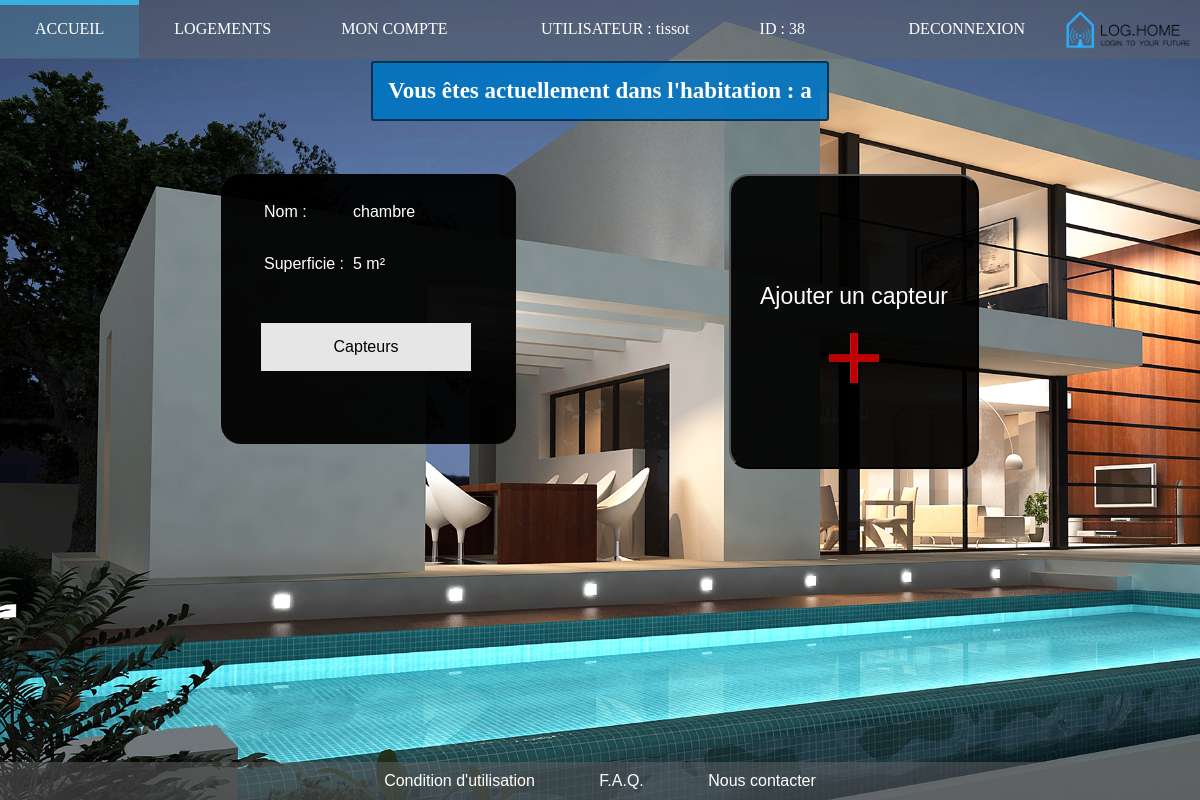
The app's page /controleur/Page_Pieces.php?cible=15 (signed in) with its own data.
### tables this page shows
CREATE TABLE IF NOT EXISTS `maison` (
  `ID` int(11) NOT NULL AUTO_INCREMENT,
  `ID_user` int(11) NOT NULL,
  `adresse` text NOT NULL,
  `Street` text NOT NULL,
  `Postal` int(4) NOT NULL,
  `superficie` int(11) NOT NULL,
  `nom` text NOT NULL,
  `City` text NOT NULL,
  PRIMARY KEY (`ID`)
);

CREATE TABLE IF NOT EXISTS `pieces` (
  `ID` int(11) NOT NULL AUTO_INCREMENT,
  `ID_maison` int(11) NOT NULL,
  `Nom` text NOT NULL,
  `Superficie` int(11) NOT NULL,
  PRIMARY KEY (`ID`)
);

### modele/Recherches_pieces.php (called while the page is built)
<?php
try
    {
    $bdd = new PDO('mysql:host=localhost;dbname=users;charset=utf8', 'root', '');
    }
    catch(Exception $e)
    {
    die('Erreur : '.$e->getMessage());
    }
 $pieces = $bdd->prepare('SELECT * FROM pieces WHERE ID_maison=?');
 $pieces-> execute(array($_GET['cible']));

### controleur/Page_Pieces.php (the view, shortened to what this page needs)
<?php
include('../modele/Recherches_pieces.php');
$bdd=appel_bdd();
include('../vue/frequent/menu.php');
include('../vue/Pieces.php');
include('../vue/frequent/footer.php');
function bdd_maisons($pieces){
  while($Dif_pieces=$pieces->fetch()){?>
    <div class="salon">
      <ul>
        <table class='informations'>
          <tr>
            <td class='label1'> Nom : </td>
            <td> <?php echo htmlspecialchars($Dif_pieces['Nom']);?> </td>
          </tr>
          <tr>
            <td class='label2'> Superficie :</td>
            <td> <?php echo htmlspecialchars($Dif_pieces['Superficie']).' m²';?> </td>
       </table>
        <a class="capteurs" href="../controleur/Page_capteurs.php?cible=<?php echo $Dif_pieces['ID']?>">Capteurs</a></li>
  </ul>
   </div><?php
  }
}
?>

### vue/Pieces.php (shortened to what this page needs)
<!DOCTYPE html>
<html>
    <head>
        <link rel='stylesheet' href='../vue/Pieces.css'>
    </head>
    <body>
    <div class="wrapper">
        <div class="maison" id=conteneur>
          <?php $nom_de_la_maison = $bdd->query('SELECT nom FROM maison WHERE ID_user=\''.$_SESSION['id_user'].'\' AND ID=\''.$_GET['cible'].'\'' );
                $nom_maison = $nom_de_la_maison->fetch(); ?>
          <div class='conteneur_nom_maison'>
                <p class='nom_maison'><?php echo 'Vous êtes actuellement dans l\'habitation : '.$nom_maison['nom']; ?></P>
          </div>
          <?php
           bdd_maisons($pieces); ?>
          <button id="myBtn" class="ajouter_une_piece"><p>Ajouter un capteur</p><img id="plus_rouge" src="../images/plus_rouge.png" alt="plus_rouge" /></button>
        </div>
    </div>
      </body>
    </html>

### vue/Pieces.css (style rules this page uses)
.wrapper { margin-bottom: 90px; }
body { background: url("../images/maison11.jpg"); background-size: cover; background-repeat: no-repeat; background-attachment: fixed; }
#conteneur { display: flex; }
.conteneur_nom_maison { margin-left: 30%; margin-right: 30%; padding-top: 30px; padding-bottom: 30px; }
.maison .nom_maison { font-size: 23px; font-weight: bolder; margin-right: auto; margin-left: auto; background-color: rgba(0, 117, 196, 0.89); border-radius: 3px; border: 2px solid rgba(0, 0, 0, 0.568); padding:15px; color: white; text-align: center; }
.maison a { display: inline-block; text-decoration: none; color: rgb(0, 0, 0); }
.maison { display: flex; flex-direction: row; justify-content: space-evenly; flex-wrap : wrap }
.salon .informations { text-align: left; color: #FFF; }
.salon .informations td { vertical-align: baseline; }
.salon .informations tr .label1 { width : 80px; height: 50px; }
.salon .informations tr .label2 { width: 85px; height: 50px; }
.salon { border-radius: 20px; padding-right: 45px; padding-top: 10px; padding-bottom:10px; font-family: sans-serif, monospace, serif; background-color: rgba(0, 0, 0, 0.952); width: 20%; min-width: 250px; min-height: 250px; margin-bottom:25px; }
.salon .capteurs { text-align: center; width: 100%; background-color:rgb(230,230,230); margin-top: 15px; padding: 15px 0px 15px; }
.ajouter_une_piece { border-radius: 20px; color: #FFF; font-size: 23px; background-color: rgba(0,0,0,0.93); width: 20%; min-width: 250px; min-height: 250px; }
#plus_rouge { width: 50px; height: 50px; margin-left: auto; margin-right: auto; }

### records on screen
maison: nom "a"
pieces: Nom "chambre", Superficie "5"

### other values on screen
$_SESSION['Nom'] "tissot"
$_SESSION['id_user'] "38"
